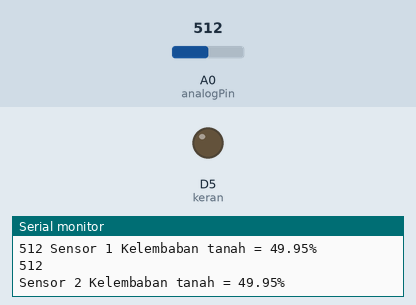
This sketch was run on a simulated ESP8266 (NodeMCU). Shown: output pins drawn as LEDs (lit = HIGH), the last lines printed to the serial monitor. The inputs (shaded band) are chosen by the test bench; at power-on: A0 (analogPin) = 512. Pins used as bus, display or sensor lines are not drawn.

Above: at 1.8 s.
1.9 s: A0 (analogPin) set to 315
5.2 s: A0 (analogPin) set to 298
At 8.6 s:
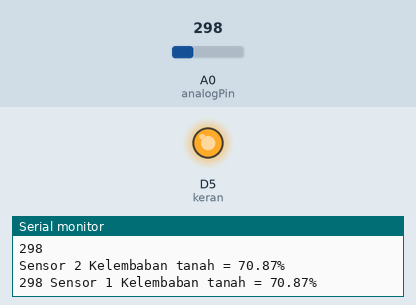
9.3 s: A0 (analogPin) set to 600
13.2 s: A0 (analogPin) set to 627
At 17.0 s:
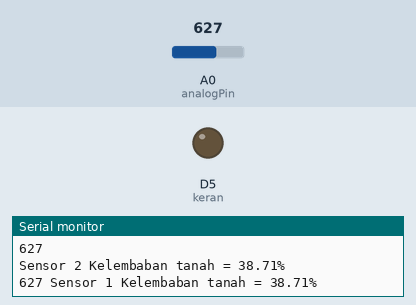
17.3 s: A0 (analogPin) set to 306
At 20.3 s:
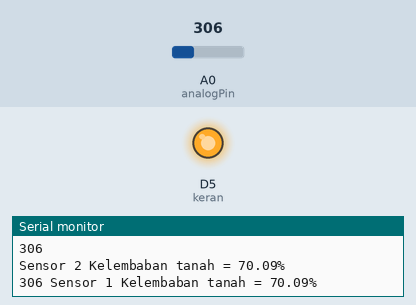
Timing chart, 0 to 21.8 s (numbered marks = the images above; inputs shaded):
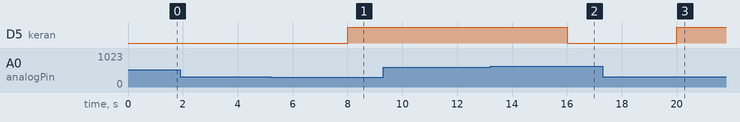

The sketch:

ta_feni_kalibarasi_sensor.ino
```cpp
//sesuikan posisi pin select
int s0 = D2;
int s1 = D1;
int s2 = D0;

//gunakan A0 sebagai input
int analogPin = A0;

//variabel untuk menyimpan nilai input
int nilaiInput = 0;

//variabel untuk menyimpan nilai input
int sensor_soil_1 = 0;
int sensor_soil_2 = 0;
float kelembaban_tanah_1, kelembaban_tanah_2;

//setup nilai ambang kelembaban tanah
int nilai_lembab = 70.00;
int nilai_kering = 40.00;

//solenoid water valve
#define keran D5

void setup() {
  //aktifkan komunikasi serial
  Serial.begin(9600);
  //jadikan pin select sebagai output
  pinMode(s0, OUTPUT);
  pinMode(s1, OUTPUT);
  pinMode(s2, OUTPUT);
  pinMode(keran,OUTPUT);
}

void loop() {
  //sensor soil moisture 1
  digitalWrite(s0,LOW);
  digitalWrite(s1,LOW);
  digitalWrite(s2,LOW);
  sensor_soil_1 = analogRead(analogPin);
  Serial.print(sensor_soil_1);
  Serial.print(" ");

  kelembaban_tanah_1 = ( 100 - ( (sensor_soil_1/1023.00) * 100 ) );
  Serial.print("Sensor 1 Kelembaban tanah = ");
  Serial.print(kelembaban_tanah_1);
  Serial.print("%\n\n");
  delay(1000);

  //sensor soil moisture 2
  digitalWrite(s0,HIGH);
  digitalWrite(s1,LOW);
  digitalWrite(s2,LOW);
  sensor_soil_2 = analogRead(analogPin);
  Serial.println(sensor_soil_2);

  kelembaban_tanah_2 = ( 100 - ( (sensor_soil_2/1023.00) * 100 ) );
  Serial.print("Sensor 2 Kelembaban tanah = ");
  Serial.print(kelembaban_tanah_2);
  Serial.print("%\n\n");
  delay(1000);

// water valve logic kedua sensor data sesuai
  if ((kelembaban_tanah_1 >= nilai_lembab)&&(kelembaban_tanah_2 >= nilai_lembab)){
    digitalWrite(keran,HIGH);
  }
  if ((kelembaban_tanah_1 <= nilai_kering)&&(kelembaban_tanah_2 <= nilai_kering)){
    digitalWrite(keran,LOW);
  }
// water valve logic salah satu sensor data sesuai
    if ((kelembaban_tanah_1 >= nilai_lembab)||(kelembaban_tanah_2 >= nilai_lembab)){
    digitalWrite(keran,HIGH);
  }
  if ((kelembaban_tanah_1 <= nilai_kering)||(kelembaban_tanah_2 <= nilai_kering)){
    digitalWrite(keran,LOW);
  }
}
```

Measured:
- the behaviour switches between 307 and 306 on A0 (analogPin) (found by bisection; images 0 and 1)
- the behaviour switches between 613 and 614 on A0 (analogPin) (found by bisection; images 1 and 2)
- after the input at 5.2 s, D5 (keran): LOW → HIGH after 2.8 s
- after the input at 13.2 s, D5 (keran): HIGH → LOW after 2.8 s
- after the input at 17.3 s, D5 (keran): LOW → HIGH after 2.7 s
